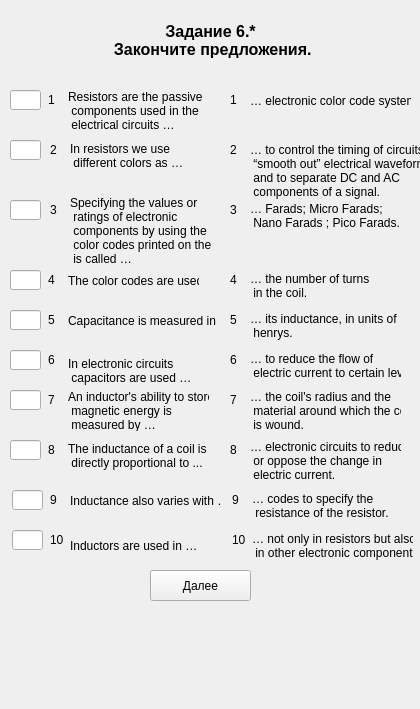
<?xml version="1.0" encoding="UTF-8"?>
<ui version="4.0">
 <class>Zadanie6_part2_var1</class>
 <widget class="QWidget" name="Zadanie6_part2_var1">
  <property name="geometry">
   <rect>
    <x>0</x>
    <y>0</y>
    <width>420</width>
    <height>709</height>
   </rect>
  </property>
  <property name="windowTitle">
   <string>Form</string>
  </property>
  <widget class="QLabel" name="label_title">
   <property name="geometry">
    <rect>
     <x>20</x>
     <y>20</y>
     <width>381</width>
     <height>41</height>
    </rect>
   </property>
   <property name="font">
    <font>
     <pointsize>12</pointsize>
     <weight>75</weight>
     <bold>true</bold>
     <strikeout>false</strikeout>
    </font>
   </property>
   <property name="cursor">
    <cursorShape>ArrowCursor</cursorShape>
   </property>
   <property name="text">
    <string>Задание 6.*
 Закончите предложения.</string>
   </property>
   <property name="textFormat">
    <enum>Qt::AutoText</enum>
   </property>
   <property name="alignment">
    <set>Qt::AlignCenter</set>
   </property>
  </widget>
  <widget class="QLabel" name="label_word_5">
   <property name="geometry">
    <rect>
     <x>68</x>
     <y>310</y>
     <width>151</width>
     <height>21</height>
    </rect>
   </property>
   <property name="text">
    <string>Capacitance is measured in …</string>
   </property>
  </widget>
  <widget class="QLineEdit" name="lineEdit_answer_10">
   <property name="geometry">
    <rect>
     <x>12</x>
     <y>530</y>
     <width>31</width>
     <height>20</height>
    </rect>
   </property>
  </widget>
  <widget class="QLabel" name="label_number_8">
   <property name="geometry">
    <rect>
     <x>48</x>
     <y>440</y>
     <width>16</width>
     <height>20</height>
    </rect>
   </property>
   <property name="text">
    <string>8</string>
   </property>
  </widget>
  <widget class="QLineEdit" name="lineEdit_answer_3">
   <property name="geometry">
    <rect>
     <x>10</x>
     <y>200</y>
     <width>31</width>
     <height>20</height>
    </rect>
   </property>
  </widget>
  <widget class="QPushButton" name="pushButton_answer">
   <property name="geometry">
    <rect>
     <x>150</x>
     <y>570</y>
     <width>101</width>
     <height>31</height>
    </rect>
   </property>
   <property name="text">
    <string>Далее</string>
   </property>
  </widget>
  <widget class="QLabel" name="label_number_10">
   <property name="geometry">
    <rect>
     <x>50</x>
     <y>530</y>
     <width>16</width>
     <height>20</height>
    </rect>
   </property>
   <property name="text">
    <string>10</string>
   </property>
  </widget>
  <widget class="QLabel" name="label_word_9">
   <property name="geometry">
    <rect>
     <x>70</x>
     <y>490</y>
     <width>151</width>
     <height>21</height>
    </rect>
   </property>
   <property name="text">
    <string>Inductance also varies with …</string>
   </property>
  </widget>
  <widget class="QLabel" name="label_number_1">
   <property name="geometry">
    <rect>
     <x>48</x>
     <y>90</y>
     <width>16</width>
     <height>20</height>
    </rect>
   </property>
   <property name="text">
    <string>1</string>
   </property>
  </widget>
  <widget class="QLineEdit" name="lineEdit_answer_6">
   <property name="geometry">
    <rect>
     <x>10</x>
     <y>350</y>
     <width>31</width>
     <height>20</height>
    </rect>
   </property>
  </widget>
  <widget class="QLineEdit" name="lineEdit_answer_8">
   <property name="geometry">
    <rect>
     <x>10</x>
     <y>440</y>
     <width>31</width>
     <height>20</height>
    </rect>
   </property>
  </widget>
  <widget class="QLabel" name="label_number_4">
   <property name="geometry">
    <rect>
     <x>48</x>
     <y>270</y>
     <width>16</width>
     <height>20</height>
    </rect>
   </property>
   <property name="text">
    <string>4</string>
   </property>
  </widget>
  <widget class="QLabel" name="label_word_3">
   <property name="geometry">
    <rect>
     <x>70</x>
     <y>190</y>
     <width>141</width>
     <height>81</height>
    </rect>
   </property>
   <property name="text">
    <string>Specifying the values or
 ratings of electronic
 components by using the
 color codes printed on them
 is called …</string>
   </property>
  </widget>
  <widget class="QLabel" name="label_word_4">
   <property name="geometry">
    <rect>
     <x>68</x>
     <y>270</y>
     <width>131</width>
     <height>21</height>
    </rect>
   </property>
   <property name="text">
    <string>The color codes are used …</string>
   </property>
  </widget>
  <widget class="QLineEdit" name="lineEdit_answer_9">
   <property name="geometry">
    <rect>
     <x>12</x>
     <y>490</y>
     <width>31</width>
     <height>20</height>
    </rect>
   </property>
  </widget>
  <widget class="QLabel" name="label_word_1">
   <property name="geometry">
    <rect>
     <x>68</x>
     <y>90</y>
     <width>141</width>
     <height>41</height>
    </rect>
   </property>
   <property name="text">
    <string>Resistors are the passive
 components used in the
 electrical circuits …</string>
   </property>
  </widget>
  <widget class="QLabel" name="label_number_9">
   <property name="geometry">
    <rect>
     <x>50</x>
     <y>490</y>
     <width>16</width>
     <height>20</height>
    </rect>
   </property>
   <property name="text">
    <string>9</string>
   </property>
  </widget>
  <widget class="QLabel" name="label_word_8">
   <property name="geometry">
    <rect>
     <x>68</x>
     <y>440</y>
     <width>141</width>
     <height>31</height>
    </rect>
   </property>
   <property name="text">
    <string>The inductance of a coil is
 directly proportional to ...</string>
   </property>
  </widget>
  <widget class="QLabel" name="label_word_7">
   <property name="geometry">
    <rect>
     <x>68</x>
     <y>390</y>
     <width>141</width>
     <height>41</height>
    </rect>
   </property>
   <property name="text">
    <string>An inductor's ability to store
 magnetic energy is
 measured by …</string>
   </property>
  </widget>
  <widget class="QLabel" name="label_word_10">
   <property name="geometry">
    <rect>
     <x>70</x>
     <y>530</y>
     <width>141</width>
     <height>31</height>
    </rect>
   </property>
   <property name="text">
    <string>Inductors are used in …</string>
   </property>
  </widget>
  <widget class="QLabel" name="label_word_2">
   <property name="geometry">
    <rect>
     <x>70</x>
     <y>140</y>
     <width>131</width>
     <height>31</height>
    </rect>
   </property>
   <property name="text">
    <string>In resistors we use
 different colors as …</string>
   </property>
  </widget>
  <widget class="QLineEdit" name="lineEdit_answer_4">
   <property name="geometry">
    <rect>
     <x>10</x>
     <y>270</y>
     <width>31</width>
     <height>20</height>
    </rect>
   </property>
  </widget>
  <widget class="QLineEdit" name="lineEdit_answer_2">
   <property name="geometry">
    <rect>
     <x>10</x>
     <y>140</y>
     <width>31</width>
     <height>20</height>
    </rect>
   </property>
  </widget>
  <widget class="QLabel" name="label_number_6">
   <property name="geometry">
    <rect>
     <x>48</x>
     <y>350</y>
     <width>16</width>
     <height>20</height>
    </rect>
   </property>
   <property name="text">
    <string>6</string>
   </property>
  </widget>
  <widget class="QLineEdit" name="lineEdit_answer_7">
   <property name="geometry">
    <rect>
     <x>10</x>
     <y>390</y>
     <width>31</width>
     <height>20</height>
    </rect>
   </property>
  </widget>
  <widget class="QLabel" name="label_number_7">
   <property name="geometry">
    <rect>
     <x>48</x>
     <y>390</y>
     <width>16</width>
     <height>20</height>
    </rect>
   </property>
   <property name="text">
    <string>7</string>
   </property>
  </widget>
  <widget class="QLineEdit" name="lineEdit_answer_1">
   <property name="geometry">
    <rect>
     <x>10</x>
     <y>90</y>
     <width>31</width>
     <height>20</height>
    </rect>
   </property>
   <property name="text">
    <string/>
   </property>
  </widget>
  <widget class="QLabel" name="label_number_2">
   <property name="geometry">
    <rect>
     <x>50</x>
     <y>140</y>
     <width>16</width>
     <height>20</height>
    </rect>
   </property>
   <property name="text">
    <string>2</string>
   </property>
  </widget>
  <widget class="QLabel" name="label_number_5">
   <property name="geometry">
    <rect>
     <x>48</x>
     <y>310</y>
     <width>16</width>
     <height>20</height>
    </rect>
   </property>
   <property name="text">
    <string>5</string>
   </property>
  </widget>
  <widget class="QLabel" name="label_number_3">
   <property name="geometry">
    <rect>
     <x>50</x>
     <y>200</y>
     <width>16</width>
     <height>20</height>
    </rect>
   </property>
   <property name="text">
    <string>3</string>
   </property>
  </widget>
  <widget class="QLabel" name="label_word_6">
   <property name="geometry">
    <rect>
     <x>68</x>
     <y>350</y>
     <width>141</width>
     <height>41</height>
    </rect>
   </property>
   <property name="text">
    <string>In electronic circuits
 capacitors are used …</string>
   </property>
  </widget>
  <widget class="QLineEdit" name="lineEdit_answer_5">
   <property name="geometry">
    <rect>
     <x>10</x>
     <y>310</y>
     <width>31</width>
     <height>20</height>
    </rect>
   </property>
  </widget>
  <widget class="QLabel" name="label_word_16">
   <property name="geometry">
    <rect>
     <x>252</x>
     <y>530</y>
     <width>161</width>
     <height>31</height>
    </rect>
   </property>
   <property name="text">
    <string>… not only in resistors but also
 in other electronic components.</string>
   </property>
  </widget>
  <widget class="QLabel" name="label_word_17">
   <property name="geometry">
    <rect>
     <x>250</x>
     <y>270</y>
     <width>151</width>
     <height>31</height>
    </rect>
   </property>
   <property name="text">
    <string>… the number of turns
 in the coil.</string>
   </property>
  </widget>
  <widget class="QLabel" name="label_word_18">
   <property name="geometry">
    <rect>
     <x>252</x>
     <y>490</y>
     <width>151</width>
     <height>31</height>
    </rect>
   </property>
   <property name="text">
    <string>… codes to specify the
 resistance of the resistor.</string>
   </property>
  </widget>
  <widget class="QLabel" name="label_word_20">
   <property name="geometry">
    <rect>
     <x>250</x>
     <y>390</y>
     <width>151</width>
     <height>41</height>
    </rect>
   </property>
   <property name="text">
    <string>… the coil's radius and the
 material around which the coil
 is wound.</string>
   </property>
  </widget>
  <widget class="QLabel" name="label_word_21">
   <property name="geometry">
    <rect>
     <x>250</x>
     <y>440</y>
     <width>151</width>
     <height>41</height>
    </rect>
   </property>
   <property name="text">
    <string>… electronic circuits to reduce
 or oppose the change in
 electric current.</string>
   </property>
  </widget>
  <widget class="QLabel" name="label_word_23">
   <property name="geometry">
    <rect>
     <x>250</x>
     <y>200</y>
     <width>151</width>
     <height>31</height>
    </rect>
   </property>
   <property name="text">
    <string>… Farads; Micro Farads;
 Nano Farads ; Pico Farads.</string>
   </property>
  </widget>
  <widget class="QLabel" name="label_word_24">
   <property name="geometry">
    <rect>
     <x>250</x>
     <y>350</y>
     <width>151</width>
     <height>31</height>
    </rect>
   </property>
   <property name="text">
    <string>… to reduce the flow of
 electric current to certain level.</string>
   </property>
  </widget>
  <widget class="QLabel" name="label_word_26">
   <property name="geometry">
    <rect>
     <x>250</x>
     <y>310</y>
     <width>151</width>
     <height>31</height>
    </rect>
   </property>
   <property name="text">
    <string>… its inductance, in units of
 henrys.</string>
   </property>
  </widget>
  <widget class="QLabel" name="label_word_29">
   <property name="geometry">
    <rect>
     <x>250</x>
     <y>90</y>
     <width>161</width>
     <height>21</height>
    </rect>
   </property>
   <property name="text">
    <string>… electronic color code system.</string>
   </property>
  </widget>
  <widget class="QLabel" name="label_word_30">
   <property name="geometry">
    <rect>
     <x>250</x>
     <y>140</y>
     <width>171</width>
     <height>61</height>
    </rect>
   </property>
   <property name="text">
    <string>… to control the timing of circuits,
 “smooth out” electrical waveforms
 and to separate DC and AC
 components of a signal.</string>
   </property>
  </widget>
  <widget class="QLabel" name="label_number_11">
   <property name="geometry">
    <rect>
     <x>230</x>
     <y>90</y>
     <width>16</width>
     <height>20</height>
    </rect>
   </property>
   <property name="text">
    <string>1</string>
   </property>
  </widget>
  <widget class="QLabel" name="label_number_12">
   <property name="geometry">
    <rect>
     <x>230</x>
     <y>140</y>
     <width>16</width>
     <height>20</height>
    </rect>
   </property>
   <property name="text">
    <string>2</string>
   </property>
  </widget>
  <widget class="QLabel" name="label_number_13">
   <property name="geometry">
    <rect>
     <x>230</x>
     <y>200</y>
     <width>16</width>
     <height>20</height>
    </rect>
   </property>
   <property name="text">
    <string>3</string>
   </property>
  </widget>
  <widget class="QLabel" name="label_number_14">
   <property name="geometry">
    <rect>
     <x>230</x>
     <y>270</y>
     <width>16</width>
     <height>20</height>
    </rect>
   </property>
   <property name="text">
    <string>4</string>
   </property>
  </widget>
  <widget class="QLabel" name="label_number_15">
   <property name="geometry">
    <rect>
     <x>230</x>
     <y>350</y>
     <width>16</width>
     <height>20</height>
    </rect>
   </property>
   <property name="text">
    <string>6</string>
   </property>
  </widget>
  <widget class="QLabel" name="label_number_16">
   <property name="geometry">
    <rect>
     <x>230</x>
     <y>390</y>
     <width>16</width>
     <height>20</height>
    </rect>
   </property>
   <property name="text">
    <string>7</string>
   </property>
  </widget>
  <widget class="QLabel" name="label_number_17">
   <property name="geometry">
    <rect>
     <x>232</x>
     <y>530</y>
     <width>16</width>
     <height>20</height>
    </rect>
   </property>
   <property name="text">
    <string>10</string>
   </property>
  </widget>
  <widget class="QLabel" name="label_number_18">
   <property name="geometry">
    <rect>
     <x>230</x>
     <y>310</y>
     <width>16</width>
     <height>20</height>
    </rect>
   </property>
   <property name="text">
    <string>5</string>
   </property>
  </widget>
  <widget class="QLabel" name="label_number_19">
   <property name="geometry">
    <rect>
     <x>232</x>
     <y>490</y>
     <width>16</width>
     <height>20</height>
    </rect>
   </property>
   <property name="text">
    <string>9</string>
   </property>
  </widget>
  <widget class="QLabel" name="label_number_20">
   <property name="geometry">
    <rect>
     <x>230</x>
     <y>440</y>
     <width>16</width>
     <height>20</height>
    </rect>
   </property>
   <property name="text">
    <string>8</string>
   </property>
  </widget>
 </widget>
 <resources/>
 <connections/>
</ui>
